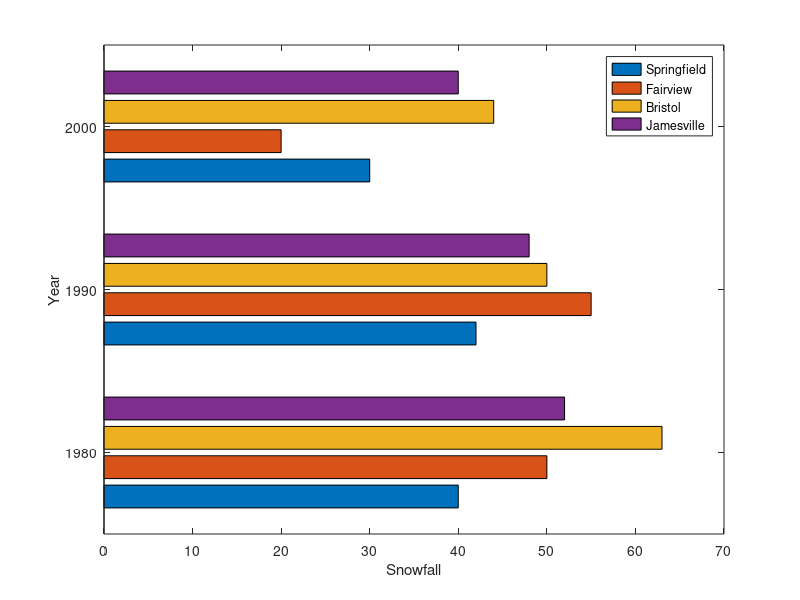

Write MATLAB code to recreate this figure.
x = [1980 1990 2000];
y = [40 50 63 52; 42 55 50 48; 30 20 44 40];
barh(x,y)
xlabel('Snowfall')
ylabel('Year')
legend({'Springfield','Fairview','Bristol','Jamesville'});
